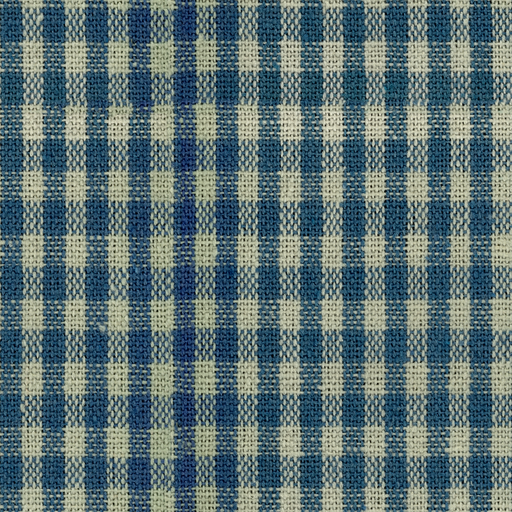
#> input picture TestImage/image_1.png, 512 x 512 px
$ python -i hashing.py   (imports and definitions only)
#> lines starting #> are read from the running program, lines starting #| are printed output that depends on the picture
# core/hashing.py
import cv2
import numpy as np

class ImageHasher:
    def __init__(self, hash_size=16):
        self.hash_size = hash_size

    def process_image(self, img_path):
        """图像预处理流水线"""
#> called with img_path = '../TestImage/image_1.png'
        # 读取并转换颜色空间
        img = cv2.imread(img_path, cv2.IMREAD_GRAYSCALE)
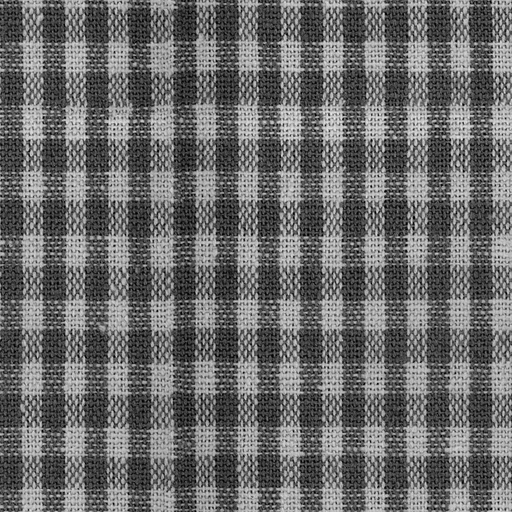
#> img: shape (512, 512); min 0, max 238, mean 106.4
        if img is None: return None

        # 尺寸归一化
        img = cv2.resize(img, (self.hash_size*4, self.hash_size*4))
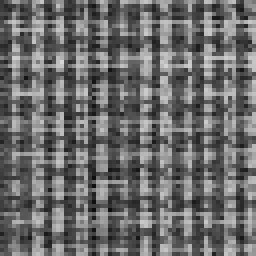
#> img: shape (64, 64) (shown 4 times larger); min 12, max 214, mean 107.1

        # 高斯模糊降噪
        img = cv2.GaussianBlur(img, (3,3), 0)
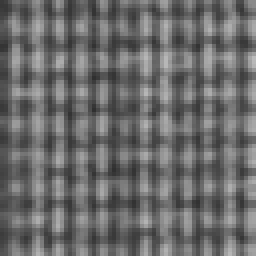
#> img: shape (64, 64) (shown 4 times larger); min 48, max 186, mean 107

        # 直方图均衡化
        clahe = cv2.createCLAHE(clipLimit=2.0, tileGridSize=(8,8))
        return clahe.apply(img)
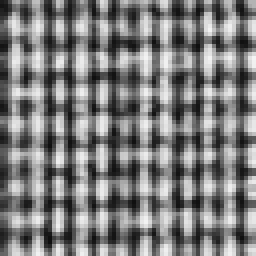
#> returned value: shape (64, 64) (shown 4 times larger); min 16, max 243, mean 124.9

    def dhash(self, img_path):
        """计算差值哈希"""
        processed = self.process_image(img_path)
        if processed is None: return None

        # 计算水平梯度差
        diff = processed[:, 1:] > processed[:, :-1]
        return np.packbits(diff.flatten())

    def hamming_distance(self, hash1, hash2):
        """计算汉明距离"""
        return np.count_nonzero(np.unpackbits(hash1) != np.unpackbits(hash2))

>>> result = ImageHasher().process_image('../TestImage/image_1.png')

$ run again, on TestImage/image_10.png
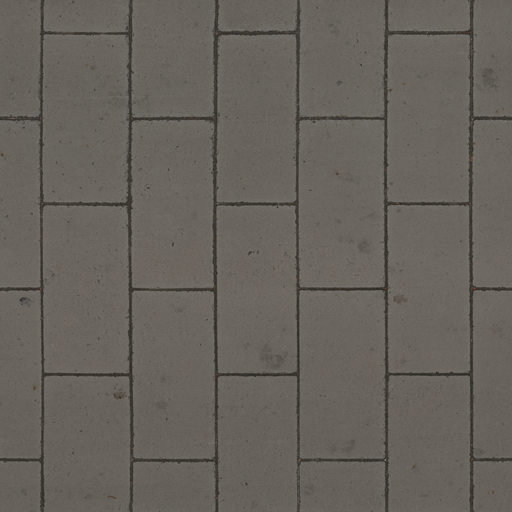
#> input picture TestImage/image_10.png, 512 x 512 px
#> in process_image, `img = cv2.resize(img, (self.hash_size*4, self.hash_size*4))`:
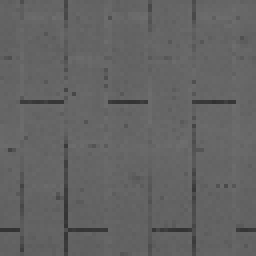
#> img: shape (64, 64) (shown 4 times larger); min 49, max 110, mean 99.2
#> in process_image, `return clahe.apply(img)`:
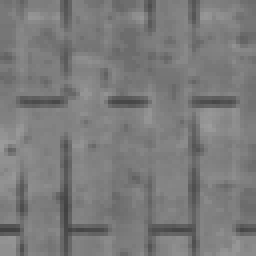
#> returned value: shape (64, 64) (shown 4 times larger); min 66, max 156, mean 122.7

$ run again, on TestImage/image_101.png
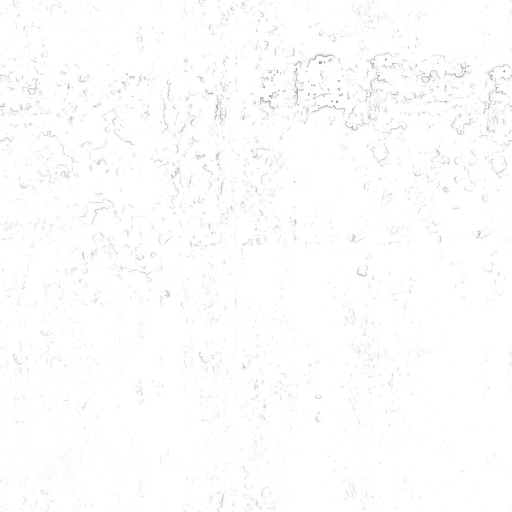
#> input picture TestImage/image_101.png, 1024 x 1024 px (shown at 1/2 size)
#> in process_image, img is the input picture: shape (1024, 1024); min 68, max 255, mean 252.9
#> in process_image, `img = cv2.resize(img, (self.hash_size*4, self.hash_size*4))`:
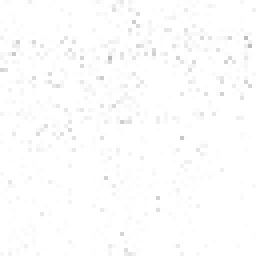
#> img: shape (64, 64) (shown 4 times larger); min 185, max 255, mean 253
#> in process_image, `return clahe.apply(img)`:
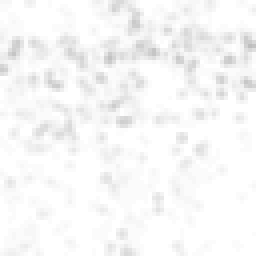
#> returned value: shape (64, 64) (shown 4 times larger); min 190, max 255, mean 247.5

$ run again, on TestImage/image_102.png
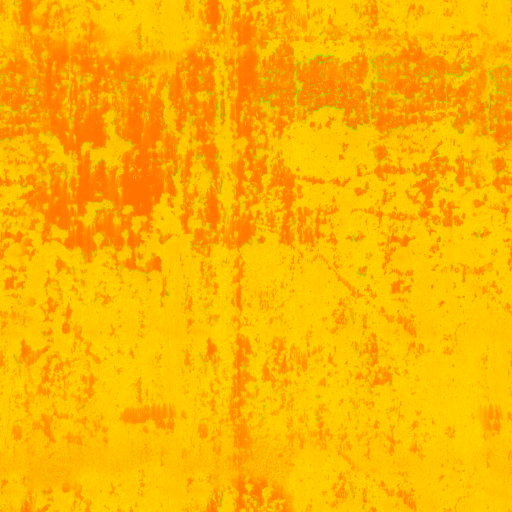
#> input picture TestImage/image_102.png, 1024 x 1024 px (shown at 1/2 size)
#> in process_image, `img = cv2.resize(img, (self.hash_size*4, self.hash_size*4))`:
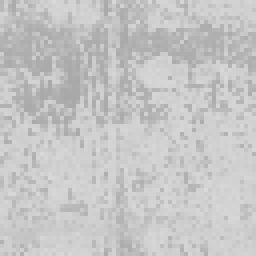
#> img: shape (64, 64) (shown 4 times larger); min 168, max 217, mean 197.7
#> in process_image, `return clahe.apply(img)`:
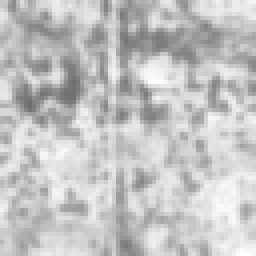
#> returned value: shape (64, 64) (shown 4 times larger); min 108, max 255, mean 195.1
